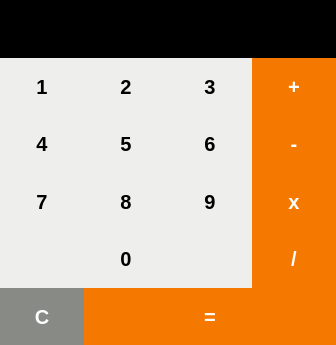
<?xml version="1.0" encoding="UTF-8"?>
<ui version="4.0">
 <class>Calculator</class>
 <widget class="QDialog" name="Calculator">
  <property name="windowModality">
   <enum>Qt::ApplicationModal</enum>
  </property>
  <property name="geometry">
   <rect>
    <x>0</x>
    <y>0</y>
    <width>336</width>
    <height>345</height>
   </rect>
  </property>
  <property name="windowTitle">
   <string>Calculator</string>
  </property>
  <property name="styleSheet">
   <string notr="true">background-color: rgb(0, 0, 0);</string>
  </property>
  <layout class="QGridLayout" name="gridLayout">
   <property name="leftMargin">
    <number>0</number>
   </property>
   <property name="topMargin">
    <number>0</number>
   </property>
   <property name="rightMargin">
    <number>0</number>
   </property>
   <property name="bottomMargin">
    <number>0</number>
   </property>
   <property name="spacing">
    <number>0</number>
   </property>
   <item row="2" column="3">
    <widget class="QPushButton" name="minbtn">
     <property name="sizePolicy">
      <sizepolicy hsizetype="Minimum" vsizetype="Expanding">
       <horstretch>0</horstretch>
       <verstretch>0</verstretch>
      </sizepolicy>
     </property>
     <property name="font">
      <font>
       <family>Segoe UI</family>
       <pointsize>15</pointsize>
       <italic>false</italic>
       <bold>true</bold>
      </font>
     </property>
     <property name="styleSheet">
      <string notr="true">background-color: rgb(245, 121, 0);
font: 14pt &quot;System&quot;;
font: 700 15pt &quot;Segoe UI&quot;;
font: 700 15pt &quot;Segoe UI&quot;;
border-radius: 0px;
color:rgb(255,255,255);
</string>
     </property>
     <property name="text">
      <string>-</string>
     </property>
    </widget>
   </item>
   <item row="2" column="2">
    <widget class="QPushButton" name="num6">
     <property name="sizePolicy">
      <sizepolicy hsizetype="Minimum" vsizetype="Expanding">
       <horstretch>0</horstretch>
       <verstretch>0</verstretch>
      </sizepolicy>
     </property>
     <property name="font">
      <font>
       <family>Segoe UI</family>
       <pointsize>15</pointsize>
       <italic>false</italic>
       <bold>true</bold>
      </font>
     </property>
     <property name="focusPolicy">
      <enum>Qt::StrongFocus</enum>
     </property>
     <property name="styleSheet">
      <string notr="true">background-color: rgb(238, 238, 236);
font: 30pt &quot;System&quot;;
font: 700 15pt &quot;Segoe UI&quot;;
font: 700 15pt &quot;Segoe UI&quot;;
border-radius: 0px
</string>
     </property>
     <property name="text">
      <string>6</string>
     </property>
    </widget>
   </item>
   <item row="1" column="1">
    <widget class="QPushButton" name="num2">
     <property name="sizePolicy">
      <sizepolicy hsizetype="Minimum" vsizetype="Expanding">
       <horstretch>0</horstretch>
       <verstretch>0</verstretch>
      </sizepolicy>
     </property>
     <property name="font">
      <font>
       <family>Segoe UI</family>
       <pointsize>15</pointsize>
       <italic>false</italic>
       <bold>true</bold>
      </font>
     </property>
     <property name="focusPolicy">
      <enum>Qt::StrongFocus</enum>
     </property>
     <property name="styleSheet">
      <string notr="true">background-color: rgb(238, 238, 236);
font: 30pt &quot;System&quot;;
font: 700 15pt &quot;Segoe UI&quot;;
font: 700 15pt &quot;Segoe UI&quot;;
border-radius: 0px
</string>
     </property>
     <property name="text">
      <string>2</string>
     </property>
    </widget>
   </item>
   <item row="2" column="0">
    <widget class="QPushButton" name="num4">
     <property name="sizePolicy">
      <sizepolicy hsizetype="Minimum" vsizetype="Expanding">
       <horstretch>0</horstretch>
       <verstretch>0</verstretch>
      </sizepolicy>
     </property>
     <property name="font">
      <font>
       <family>Segoe UI</family>
       <pointsize>15</pointsize>
       <italic>false</italic>
       <bold>true</bold>
      </font>
     </property>
     <property name="focusPolicy">
      <enum>Qt::StrongFocus</enum>
     </property>
     <property name="styleSheet">
      <string notr="true">background-color: rgb(238, 238, 236);
font: 30pt &quot;System&quot;;
font: 700 15pt &quot;Segoe UI&quot;;
font: 700 15pt &quot;Segoe UI&quot;;
border-radius: 0px
</string>
     </property>
     <property name="text">
      <string>4</string>
     </property>
    </widget>
   </item>
   <item row="3" column="2">
    <widget class="QPushButton" name="num9">
     <property name="sizePolicy">
      <sizepolicy hsizetype="Minimum" vsizetype="Expanding">
       <horstretch>0</horstretch>
       <verstretch>0</verstretch>
      </sizepolicy>
     </property>
     <property name="font">
      <font>
       <family>Segoe UI</family>
       <pointsize>15</pointsize>
       <italic>false</italic>
       <bold>true</bold>
      </font>
     </property>
     <property name="focusPolicy">
      <enum>Qt::StrongFocus</enum>
     </property>
     <property name="styleSheet">
      <string notr="true">background-color: rgb(238, 238, 236);
font: 30pt &quot;System&quot;;
font: 700 15pt &quot;Segoe UI&quot;;
font: 700 15pt &quot;Segoe UI&quot;;
border-radius: 0px
</string>
     </property>
     <property name="text">
      <string>9</string>
     </property>
    </widget>
   </item>
   <item row="1" column="2">
    <widget class="QPushButton" name="num3">
     <property name="sizePolicy">
      <sizepolicy hsizetype="Minimum" vsizetype="Expanding">
       <horstretch>0</horstretch>
       <verstretch>0</verstretch>
      </sizepolicy>
     </property>
     <property name="font">
      <font>
       <family>Segoe UI</family>
       <pointsize>15</pointsize>
       <italic>false</italic>
       <bold>true</bold>
      </font>
     </property>
     <property name="focusPolicy">
      <enum>Qt::StrongFocus</enum>
     </property>
     <property name="styleSheet">
      <string notr="true">background-color: rgb(238, 238, 236);
font: 30pt &quot;System&quot;;
font: 700 15pt &quot;Segoe UI&quot;;
font: 700 15pt &quot;Segoe UI&quot;;
border-radius: 0px
</string>
     </property>
     <property name="text">
      <string>3</string>
     </property>
    </widget>
   </item>
   <item row="3" column="0">
    <widget class="QPushButton" name="num7">
     <property name="sizePolicy">
      <sizepolicy hsizetype="Minimum" vsizetype="Expanding">
       <horstretch>0</horstretch>
       <verstretch>0</verstretch>
      </sizepolicy>
     </property>
     <property name="font">
      <font>
       <family>Segoe UI</family>
       <pointsize>15</pointsize>
       <italic>false</italic>
       <bold>true</bold>
      </font>
     </property>
     <property name="focusPolicy">
      <enum>Qt::StrongFocus</enum>
     </property>
     <property name="styleSheet">
      <string notr="true">background-color: rgb(238, 238, 236);
font: 30pt &quot;System&quot;;
font: 700 15pt &quot;Segoe UI&quot;;
font: 700 15pt &quot;Segoe UI&quot;;
border-radius: 0px
</string>
     </property>
     <property name="text">
      <string>7</string>
     </property>
    </widget>
   </item>
   <item row="5" column="0">
    <widget class="QPushButton" name="clearbtn">
     <property name="sizePolicy">
      <sizepolicy hsizetype="Minimum" vsizetype="Expanding">
       <horstretch>0</horstretch>
       <verstretch>0</verstretch>
      </sizepolicy>
     </property>
     <property name="font">
      <font>
       <family>Segoe UI</family>
       <pointsize>15</pointsize>
       <italic>false</italic>
       <bold>true</bold>
      </font>
     </property>
     <property name="styleSheet">
      <string notr="true">background-color: rgb(136, 138, 133);
font: 14pt &quot;System&quot;;
font: 700 15pt &quot;Segoe UI&quot;;
font: 700 15pt &quot;Segoe UI&quot;;
border-radius: 0px;
color: rgb(255, 255, 255)
</string>
     </property>
     <property name="text">
      <string>C</string>
     </property>
    </widget>
   </item>
   <item row="3" column="3">
    <widget class="QPushButton" name="mulbtn">
     <property name="sizePolicy">
      <sizepolicy hsizetype="Minimum" vsizetype="Expanding">
       <horstretch>0</horstretch>
       <verstretch>0</verstretch>
      </sizepolicy>
     </property>
     <property name="font">
      <font>
       <family>Segoe UI</family>
       <pointsize>15</pointsize>
       <italic>false</italic>
       <bold>true</bold>
      </font>
     </property>
     <property name="styleSheet">
      <string notr="true">background-color: rgb(245, 121, 0);
font: 14pt &quot;System&quot;;
font: 700 15pt &quot;Segoe UI&quot;;
font: 700 15pt &quot;Segoe UI&quot;;
border-radius: 0px;
color:rgb(255,255,255);
</string>
     </property>
     <property name="text">
      <string>x</string>
     </property>
    </widget>
   </item>
   <item row="2" column="1">
    <widget class="QPushButton" name="num5">
     <property name="sizePolicy">
      <sizepolicy hsizetype="Minimum" vsizetype="Expanding">
       <horstretch>0</horstretch>
       <verstretch>0</verstretch>
      </sizepolicy>
     </property>
     <property name="font">
      <font>
       <family>Segoe UI</family>
       <pointsize>15</pointsize>
       <italic>false</italic>
       <bold>true</bold>
      </font>
     </property>
     <property name="focusPolicy">
      <enum>Qt::StrongFocus</enum>
     </property>
     <property name="styleSheet">
      <string notr="true">background-color: rgb(238, 238, 236);
font: 30pt &quot;System&quot;;
font: 700 15pt &quot;Segoe UI&quot;;
font: 700 15pt &quot;Segoe UI&quot;;
border-radius: 0px
</string>
     </property>
     <property name="text">
      <string>5</string>
     </property>
    </widget>
   </item>
   <item row="1" column="3">
    <widget class="QPushButton" name="sumbtn">
     <property name="sizePolicy">
      <sizepolicy hsizetype="Minimum" vsizetype="Expanding">
       <horstretch>0</horstretch>
       <verstretch>0</verstretch>
      </sizepolicy>
     </property>
     <property name="font">
      <font>
       <family>Segoe UI</family>
       <pointsize>15</pointsize>
       <italic>false</italic>
       <bold>true</bold>
      </font>
     </property>
     <property name="styleSheet">
      <string notr="true">background-color: rgb(245, 121, 0);
font: 14pt &quot;System&quot;;
font: 700 15pt &quot;Segoe UI&quot;;
font: 700 15pt &quot;Segoe UI&quot;;
border-radius: 0px;
color:rgb(255,255,255);
</string>
     </property>
     <property name="text">
      <string>+</string>
     </property>
    </widget>
   </item>
   <item row="1" column="0">
    <widget class="QPushButton" name="num1">
     <property name="sizePolicy">
      <sizepolicy hsizetype="Minimum" vsizetype="Expanding">
       <horstretch>0</horstretch>
       <verstretch>0</verstretch>
      </sizepolicy>
     </property>
     <property name="font">
      <font>
       <family>Segoe UI</family>
       <pointsize>15</pointsize>
       <italic>false</italic>
       <bold>true</bold>
      </font>
     </property>
     <property name="focusPolicy">
      <enum>Qt::StrongFocus</enum>
     </property>
     <property name="styleSheet">
      <string notr="true">background-color: rgb(238, 238, 236);
font: 30pt &quot;System&quot;;
font: 700 15pt &quot;Segoe UI&quot;;
font: 700 15pt &quot;Segoe UI&quot;;
border-radius: 0px
</string>
     </property>
     <property name="text">
      <string>1</string>
     </property>
     <property name="autoRepeatInterval">
      <number>107</number>
     </property>
    </widget>
   </item>
   <item row="4" column="0" colspan="3">
    <widget class="QPushButton" name="num0">
     <property name="sizePolicy">
      <sizepolicy hsizetype="Minimum" vsizetype="Expanding">
       <horstretch>0</horstretch>
       <verstretch>0</verstretch>
      </sizepolicy>
     </property>
     <property name="font">
      <font>
       <family>Segoe UI</family>
       <pointsize>15</pointsize>
       <italic>false</italic>
       <bold>true</bold>
      </font>
     </property>
     <property name="focusPolicy">
      <enum>Qt::StrongFocus</enum>
     </property>
     <property name="styleSheet">
      <string notr="true">background-color: rgb(238, 238, 236);
font: 30pt &quot;System&quot;;
font: 700 15pt &quot;Segoe UI&quot;;
font: 700 15pt &quot;Segoe UI&quot;;
border-radius: 0px
</string>
     </property>
     <property name="text">
      <string>0</string>
     </property>
    </widget>
   </item>
   <item row="4" column="3">
    <widget class="QPushButton" name="divbtn">
     <property name="sizePolicy">
      <sizepolicy hsizetype="Minimum" vsizetype="Expanding">
       <horstretch>0</horstretch>
       <verstretch>0</verstretch>
      </sizepolicy>
     </property>
     <property name="font">
      <font>
       <family>Segoe UI</family>
       <pointsize>15</pointsize>
       <italic>false</italic>
       <bold>true</bold>
      </font>
     </property>
     <property name="styleSheet">
      <string notr="true">background-color: rgb(245, 121, 0);
font: 14pt &quot;System&quot;;
font: 700 15pt &quot;Segoe UI&quot;;
font: 700 15pt &quot;Segoe UI&quot;;
border-radius: 0px;
color:rgb(255,255,255);
</string>
     </property>
     <property name="text">
      <string>/</string>
     </property>
    </widget>
   </item>
   <item row="3" column="1">
    <widget class="QPushButton" name="num8">
     <property name="sizePolicy">
      <sizepolicy hsizetype="Minimum" vsizetype="Expanding">
       <horstretch>0</horstretch>
       <verstretch>0</verstretch>
      </sizepolicy>
     </property>
     <property name="font">
      <font>
       <family>Segoe UI</family>
       <pointsize>15</pointsize>
       <italic>false</italic>
       <bold>true</bold>
      </font>
     </property>
     <property name="focusPolicy">
      <enum>Qt::StrongFocus</enum>
     </property>
     <property name="styleSheet">
      <string notr="true">background-color: rgb(238, 238, 236);
font: 30pt &quot;System&quot;;
font: 700 15pt &quot;Segoe UI&quot;;
font: 700 15pt &quot;Segoe UI&quot;;
border-radius: 0px
</string>
     </property>
     <property name="text">
      <string>8</string>
     </property>
    </widget>
   </item>
   <item row="5" column="1" colspan="3">
    <widget class="QPushButton" name="eqbtn">
     <property name="sizePolicy">
      <sizepolicy hsizetype="Minimum" vsizetype="Expanding">
       <horstretch>0</horstretch>
       <verstretch>0</verstretch>
      </sizepolicy>
     </property>
     <property name="font">
      <font>
       <family>Segoe UI</family>
       <pointsize>15</pointsize>
       <italic>false</italic>
       <bold>true</bold>
      </font>
     </property>
     <property name="autoFillBackground">
      <bool>false</bool>
     </property>
     <property name="styleSheet">
      <string notr="true">background-color: rgb(245, 121, 0);
font: 14pt &quot;System&quot;;
font: 700 15pt &quot;Segoe UI&quot;;
font: 700 15pt &quot;Segoe UI&quot;;
border-radius: 0px;
color: rgb(255, 255, 255)
</string>
     </property>
     <property name="text">
      <string>=</string>
     </property>
    </widget>
   </item>
   <item row="0" column="0" colspan="4">
    <widget class="QLineEdit" name="textbox">
     <property name="sizePolicy">
      <sizepolicy hsizetype="Expanding" vsizetype="Expanding">
       <horstretch>0</horstretch>
       <verstretch>0</verstretch>
      </sizepolicy>
     </property>
     <property name="font">
      <font>
       <family>Segoe UI</family>
       <pointsize>15</pointsize>
       <italic>false</italic>
       <bold>true</bold>
      </font>
     </property>
     <property name="layoutDirection">
      <enum>Qt::LeftToRight</enum>
     </property>
     <property name="styleSheet">
      <string notr="true">background-color: rgba(255, 134, 166,0);
border-radius: 0px;
color: rgb(255, 255, 255);
font: 700 15pt &quot;Segoe UI&quot;;
font: 700 15pt &quot;Segoe UI&quot;;
</string>
     </property>
     <property name="cursorMoveStyle">
      <enum>Qt::VisualMoveStyle</enum>
     </property>
    </widget>
   </item>
  </layout>
 </widget>
 <resources/>
 <connections/>
</ui>
